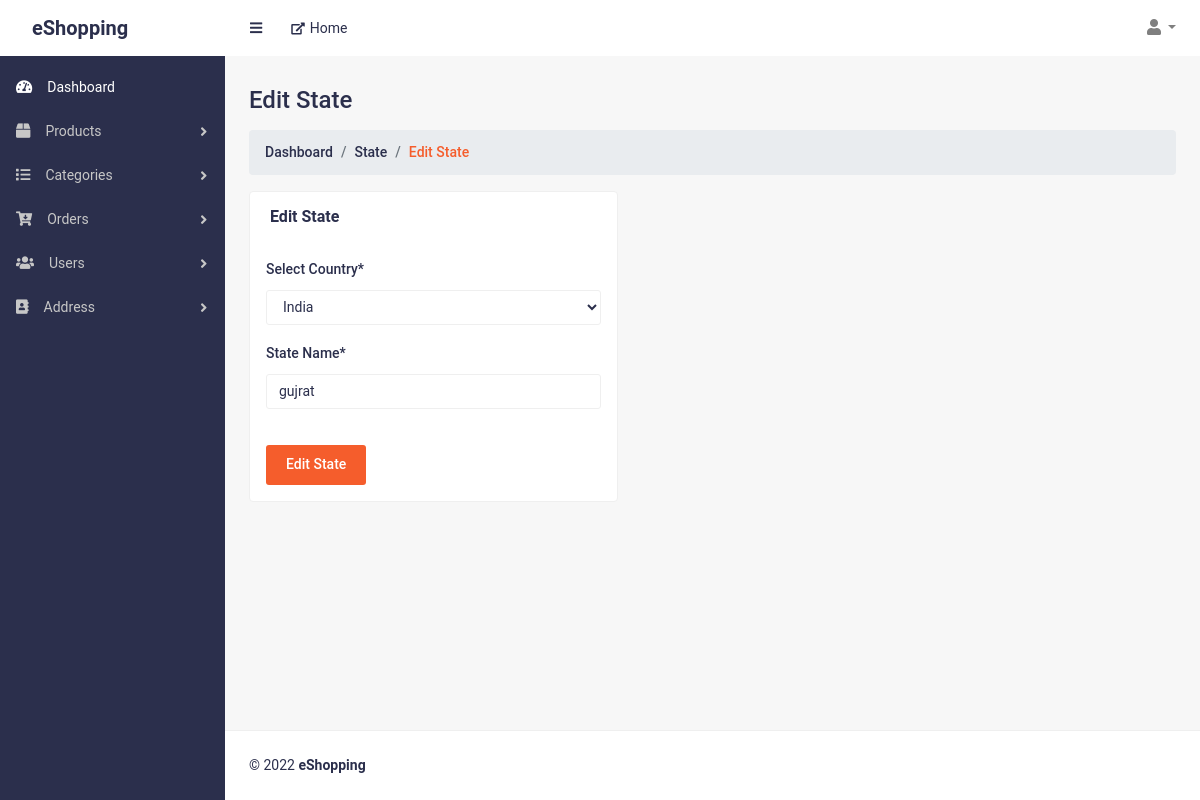
The app's page /add_state.php?edit=1 (signed in), older data.
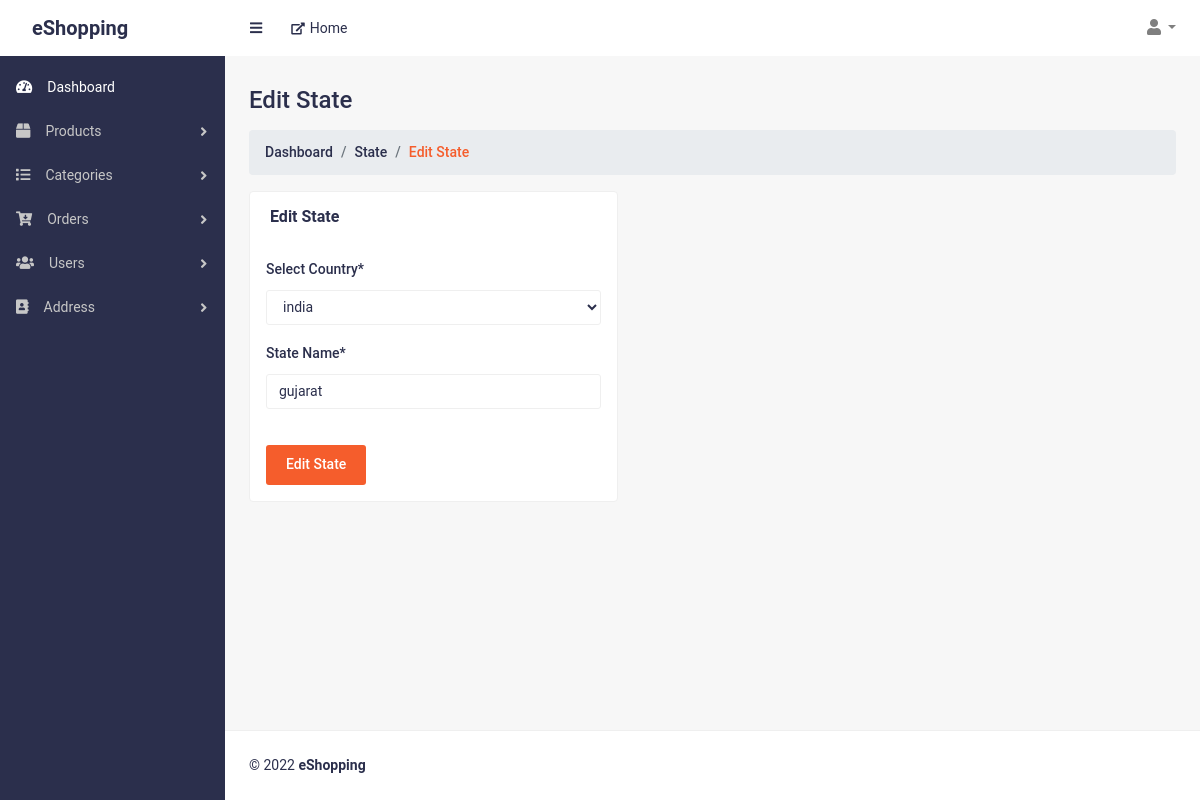
The same page, newer data.
### tables this page shows
CREATE TABLE `states` (
  `id` int(11) NOT NULL,
  `state` varchar(50) NOT NULL,
  `countryId` int(11) NOT NULL,
  `modifiedDate` datetime DEFAULT NULL,
  `createdDate` datetime DEFAULT NULL,
  `status` tinyint(2) NOT NULL DEFAULT 0
);

### handler/dbHandler.php (called while the page is built, shortened)
<?php
    class DBConnection{
        private $hostname = "localhost";
        private $username = "root";
        private $password = "";
        private $database = "eshopping";
        private $conn;
        function __construct(){
            $this->conn = new mysqli($this->hostname, $this->username, $this->password, $this->database);
        }
        function getConnection(){
            return $this->conn;
        }
    }

### handler/addressHandler.php (called while the page is built, shortened)
<?php
require_once("dbHandler.php");
class AddressHandler extends DBConnection
{
    function getCountries()
    {
        $sql = "SELECT * FROM countries WHERE countries.status = 0";
        $result = $this->getConnection()->query($sql);
        $records = [];
        if ($result->num_rows > 0) {
            while ($row = $result->fetch_assoc()) {
                array_push($records, $row);
            }
        } else {
            $records = [];
        }
        return $records;
    }
    function getStateById($id){
        $stateid = (int) $id;
        $sql = "SELECT * FROM states WHERE id = $stateid AND status = 0";
        $result = $this->getConnection()->query($sql);
        $records = [];
        if ($result->num_rows > 0) {
            $records = $result->fetch_assoc();
        } else {
            $records = [];
        }
        return $records;
    }
}

### add_state.php (the view, shortened to what the changed rows need)
<?php
require("./handler/addressHandler.php");
$address = new AddressHandler();
$countries = $address->getCountries();
$btn = "Add";
if(isset($_GET["edit"])){
    $result = $address->getStateById($_GET["edit"]);
    $btn = "Edit";
}
?>
<!DOCTYPE html>
<html lang="en">
<head>
    <link href="css/styles.css" rel="stylesheet">
    <link href="css/admin-style.css" rel="stylesheet">
    <link href="vendor/bootstrap/css/bootstrap.min.css" rel="stylesheet">
    <link href="vendor/fontawesome-free/css/all.min.css" rel="stylesheet">
</head>
<body class="sb-nav-fixed">
    <div id="layoutSidenav">
        <div id="layoutSidenav_content">
            <main>
                <div class="container-fluid">
                    <h2 class="mt-30 page-title"><?=$btn?> State</h2>
                    <div class="row justify-content-between">
                        <div class="col-lg-5 col-md-5">
                            <div class="card card-static-2 mb-30">
                                <div class="card-body-table px-3">
                                    <form id="formAddState" action="./handler/requestHandler.php" method="POST">
                                        <div class="form-group">
                                            <label class="form-label">Select Country*</label>
                                            <select class="form-control" name="country" id="countrylist">
                                                <?php
                                                foreach ($countries as $country) {
                                                    $selected = '';
                                                    if(isset($result) && $result["countryId"]==$country["id"]){
                                                        $selected = 'selected';
                                                    }
                                                    echo "<option value='" . $country["id"] . "' $selected>" . $country["country"] . "</option>";
                                                }
                                                ?>
                                            </select>
                                        </div>
                                        <div class="form-group">
                                            <label class="form-label">State Name*</label>
                                            <input type="text" class="form-control" id="statename" name="state" value="<?=isset($result) ? $result["state"] : ""?>" placeholder="State name">
                                        </div>
                                    </form>
                                </div>
                            </div>
                        </div>
                    </div>
                </div>
            </main>
        </div>
    </div>
</body>
</html>

Row changes from the older to the newer data that the page shows:
changed states: state "gujrat" → "gujarat"
Text that changed along with them:
form field country: "India" → "india"
